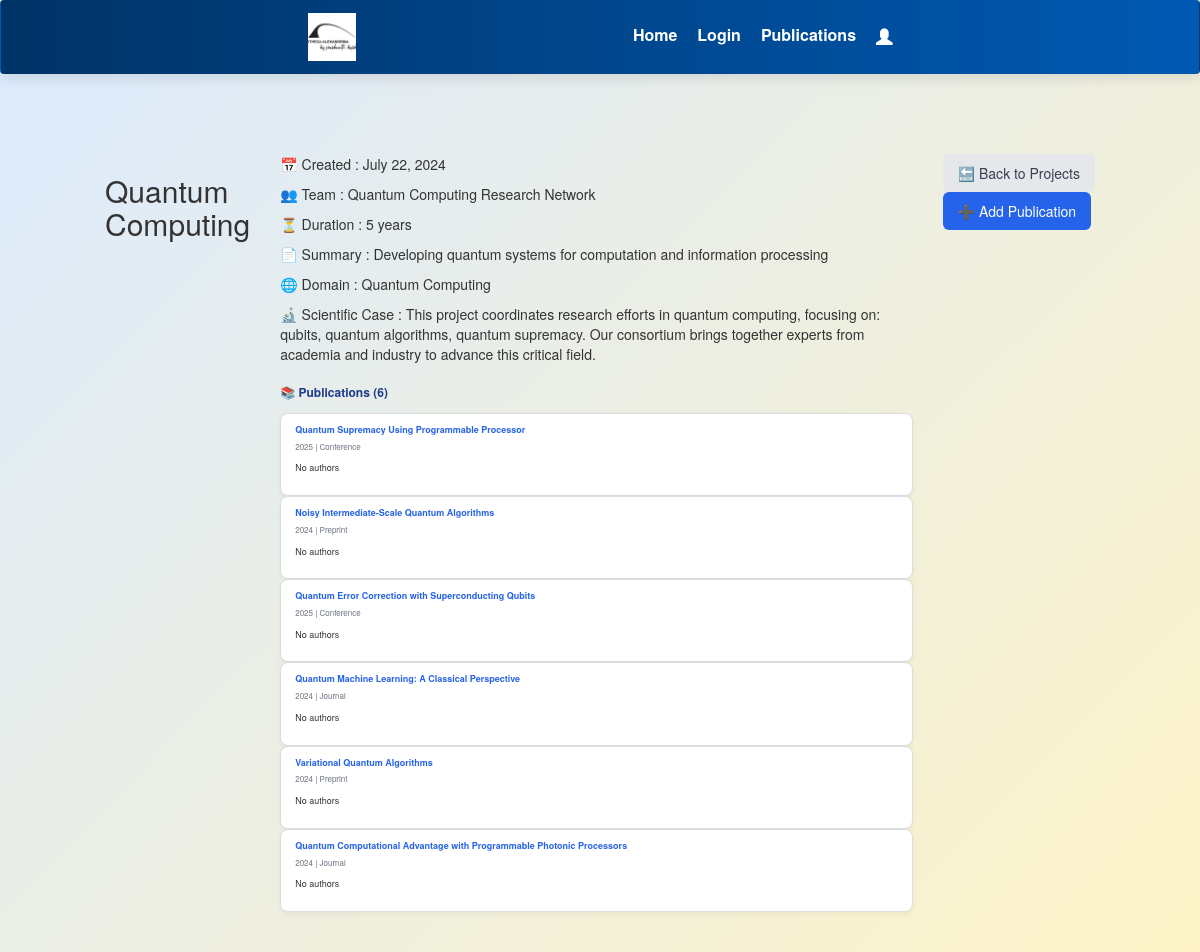
Screenshot of /project/2/ with the database file from the repository.
### projects/models.py (models this page shows, shortened)
class Project(models.Model):
    title = models.CharField(max_length=200)
    created= models.DateField()
    team  = models.CharField(max_length=300)
    abstract = models.TextField(default="No abstract yet")
    duration = models.CharField(max_length=100)
    domain = models.CharField(max_length=100)
    scientific_case = models.TextField()

class Publication(models.Model):
    project = models.ForeignKey(Project, on_delete=models.CASCADE, related_name='publications')
    title = models.CharField(max_length=200)
    author = models.CharField(Author,max_length=200)
    url = models.URLField(blank=True)
    year = models.PositiveIntegerField()
    file = models.FileField(upload_to='publications/files/', blank=True)
    image = models.ImageField(upload_to='publications/images/', blank=True)
    type = models.CharField(max_length=100, choices=PUBLICATION_TYPES)
    collaborators = models.ManyToManyField(Author)
    uploaded_at = models.DateTimeField(auto_now_add=True)
    abstract = models.TextField(default="No abstract yet")

### projects/views.py (the view)
# urls.py: path('project/<int:pk>/', views.project_detail, name='project_detail'),
def project_detail(request, pk):
    project = get_object_or_404(Project, pk=pk)
    publications = project.publications.all().prefetch_related('collaborators')
    return render(request, 'projects/project_detail.html', {
        'project': project,
        'publications': publications
    })

### projects/templates/projects/project_detail.html (shortened to what this page needs)
{% extends "base.html" %}
{% block content %}
<div class="container mx-auto p-4">
    <h2 class="text-3xl font-bold mb-6 text-gray-800">{{ project.title }}</h2>
    <div class="grid md:grid-cols-3 gap-8 mb-8">
        <div class="md:col-span-2 project-details-box">
            <p>📅 Created : {{ project.created }}</p>
            <p>👥 Team : {{ project.team }}</p>
            <p>⏳ Duration : {{ project.duration }}</p>
            <p>📄 Summary : {{ project.abstract }}</p>
            <p>🌐 Domain : {{ project.domain }}</p>
            <p>🔬 Scientific Case : {{ project.scientific_case }}</p>
            <p class="pub-section-title">📚 Publications ({{ publications|length }})</p>
            {% if publications %}
                <div class="flex gap-4 overflow-x-auto pb-2">
                    {% for pub in publications %}
                        <div class="pub-card">
                            <a href="{% url 'publication_detail' pub.id %}" class="pub-title">
                                {{ pub.title }}
                            </a>
                            <p class="pub-meta">{{ pub.year }} | {{ pub.type }}</p>
                            {% if pub.authors.exists %}
                                <p class="pub-meta">👥 {{ pub.authors.all|join:", " }}</p>
                            {% else %}
                                <p class="text-sm italic text-gray-400">No authors</p>
                            {% endif %}
                        </div>
                    {% endfor %}
                </div>
            {% else %}
                <p class="text-gray-500 italic">No publications added yet.</p>
            {% endif %}
        </div>
    </div>
    <div class="mt-6 flex gap-3">
        <a href="{% url 'projects_page' %}" class="btn btn-back">🔙 Back to Projects</a>
        <a href="{% url 'add_publication' project.id %}" class="btn btn-add">➕ Add Publication</a>
    </div>
</div>
{% endblock %}

### projects/static/css/styles.css (style rules this page uses)
:root { --primary: #2563eb; --primary-dark: #1d4ed8; --primary-hover: #1e40af; --secondary: #003366; --secondary-light: #0059b3; --accent: #ffd166; --bg-gradient: linear-gradient(135deg, #dbeafe, #fef3c7); --text-color: #2c3e50; --radius: 12px; --shadow-sm: 0 2px 8px rgba(0, 0, 0, 0.1); --shadow-md: 0 4px 14px rgba(0, 0, 0, 0.1); --shadow-lg: 0 8px 30px rgba(0, 0, 0, 0.08); }
*, *::before, *::after { box-sizing: border-box; }
html, body { margin: 0; padding: 0; height: 100%; font-family: 'Segoe UI', sans-serif; color: var(--text-color); background: var(--bg-gradient); }
.container { flex: 1; display: flex; max-width: 1200px; margin: 40px auto; gap: 30px; padding: 0 20px; animation: fadeInUp 0.8s ease; }

### projects/templates/projects/project_detail.html (style rules this page uses)
.pub-section-title { font-size: 1.2rem; font-weight: 700; margin-top: 20px; margin-bottom: 12px; color: #1e3a8a; }
.pub-card { background: white; padding: 10px 14px; border-radius: 8px; border: 1px solid #ddd; font-size: 0.9rem; min-width: 220px; box-shadow: 0 2px 5px rgba(0,0,0,0.05); transition: transform 0.2s ease, box-shadow 0.2s ease; flex-shrink: 0; }
.pub-title { color: #2563eb; font-weight: 600; text-decoration: none; }
.pub-meta { font-size: 0.8rem; color: #6b7280; margin-top: 4px; }
.btn { display: inline-block; padding: 8px 14px; border-radius: 6px; font-weight: 500; text-decoration: none; transition: background-color 0.2s ease; }
.btn-back { background-color: #e5e7eb; color: #374151; }
.btn-add { background-color: #2563eb; color: white; }

### rows the page displays
Project: title "Quantum Computing", created "July 22, 2024", team "Quantum Computing Research Network", duration "5 years", abstract "Developing quantum systems for computation and information processing", domain "Quantum Computing", scientific_case "This project coordinates research efforts in quantum computing, focusing on: qubits, quantum algorithms, quantum supremacy. Our consortium brings together experts from academia and industry to advance this critical field."
Publication: title "Quantum Supremacy Using Programmable Processor", year "2025", type "Conference"
Publication: title "Noisy Intermediate-Scale Quantum Algorithms", year "2024", type "Preprint"
Publication: title "Quantum Error Correction with Superconducting Qubits", year "2025", type "Conference"
Publication: title "Quantum Machine Learning: A Classical Perspective", year "2024", type "Journal"
Publication: title "Variational Quantum Algorithms", year "2024", type "Preprint"
Publication: title "Quantum Computational Advantage with Programmable Photonic Processors", year "2024", type "Journal"

### other values shown
{{ publications|length }} "6"
